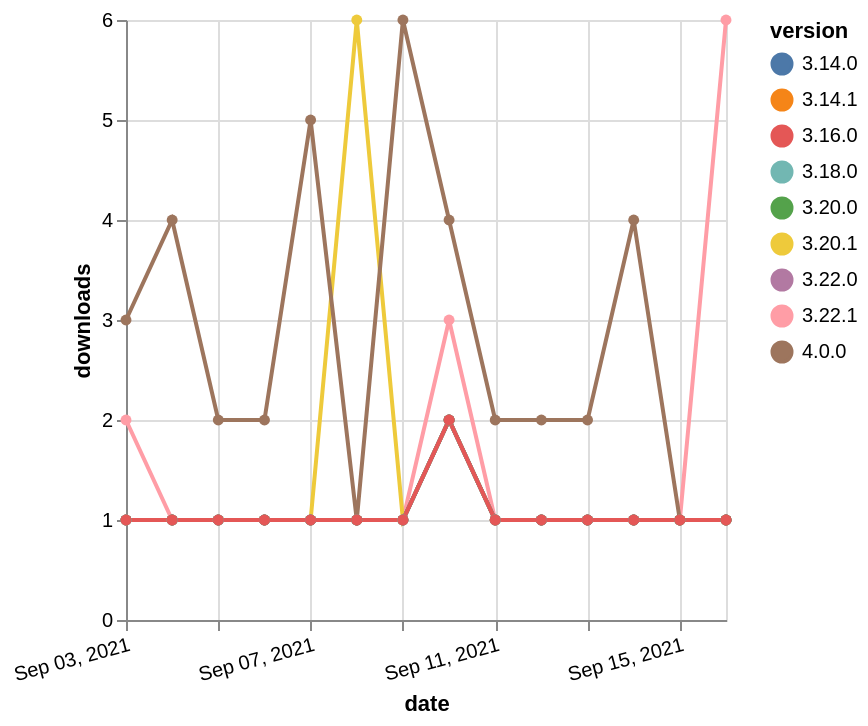

Source (Vega-Lite JSON):
### Vega-Lite specification from a JSON file in a GitHub repository (floating-point values rounded to 4 significant figures)
{"$schema": "https://vega.github.io/schema/vega-lite/v5.json", "description": "A simple bar chart with embedded data.", "data": {"values": [{"date": "2021-09-03", "total": 262, "delta": 1, "version": "3.14.1"}, {"date": "2021-09-04", "total": 263, "delta": 1, "version": "3.14.1"}, {"date": "2021-09-05", "total": 264, "delta": 1, "version": "3.14.1"}, {"date": "2021-09-06", "total": 265, "delta": 1, "version": "3.14.1"}, {"date": "2021-09-07", "total": 266, "delta": 1, "version": "3.14.1"}, {"date": "2021-09-08", "total": 267, "delta": 1, "version": "3.14.1"}, {"date": "2021-09-09", "total": 268, "delta": 1, "version": "3.14.1"}, {"date": "2021-09-10", "total": 270, "delta": 2, "version": "3.14.1"}, {"date": "2021-09-11", "total": 271, "delta": 1, "version": "3.14.1"}, {"date": "2021-09-12", "total": 272, "delta": 1, "version": "3.14.1"}, {"date": "2021-09-13", "total": 273, "delta": 1, "version": "3.14.1"}, {"date": "2021-09-14", "total": 274, "delta": 1, "version": "3.14.1"}, {"date": "2021-09-15", "total": 275, "delta": 1, "version": "3.14.1"}, {"date": "2021-09-16", "total": 276, "delta": 1, "version": "3.14.1"}, {"date": "2021-09-03", "total": 350, "delta": 2, "version": "3.22.1"}, {"date": "2021-09-04", "total": 351, "delta": 1, "version": "3.22.1"}, {"date": "2021-09-05", "total": 352, "delta": 1, "version": "3.22.1"}, {"date": "2021-09-06", "total": 353, "delta": 1, "version": "3.22.1"}, {"date": "2021-09-07", "total": 354, "delta": 1, "version": "3.22.1"}, {"date": "2021-09-08", "total": 355, "delta": 1, "version": "3.22.1"}, {"date": "2021-09-09", "total": 356, "delta": 1, "version": "3.22.1"}, {"date": "2021-09-10", "total": 359, "delta": 3, "version": "3.22.1"}, {"date": "2021-09-11", "total": 360, "delta": 1, "version": "3.22.1"}, {"date": "2021-09-12", "total": 361, "delta": 1, "version": "3.22.1"}, {"date": "2021-09-13", "total": 362, "delta": 1, "version": "3.22.1"}, {"date": "2021-09-14", "total": 363, "delta": 1, "version": "3.22.1"}, {"date": "2021-09-15", "total": 364, "delta": 1, "version": "3.22.1"}, {"date": "2021-09-16", "total": 370, "delta": 6, "version": "3.22.1"}, {"date": "2021-09-03", "total": 4512, "delta": 1, "version": "3.20.1"}, {"date": "2021-09-04", "total": 4513, "delta": 1, "version": "3.20.1"}, {"date": "2021-09-05", "total": 4514, "delta": 1, "version": "3.20.1"}, {"date": "2021-09-06", "total": 4515, "delta": 1, "version": "3.20.1"}, {"date": "2021-09-07", "total": 4516, "delta": 1, "version": "3.20.1"}, {"date": "2021-09-08", "total": 4522, "delta": 6, "version": "3.20.1"}, {"date": "2021-09-09", "total": 4523, "delta": 1, "version": "3.20.1"}, {"date": "2021-09-10", "total": 4525, "delta": 2, "version": "3.20.1"}, {"date": "2021-09-11", "total": 4526, "delta": 1, "version": "3.20.1"}, {"date": "2021-09-12", "total": 4527, "delta": 1, "version": "3.20.1"}, {"date": "2021-09-13", "total": 4528, "delta": 1, "version": "3.20.1"}, {"date": "2021-09-14", "total": 4529, "delta": 1, "version": "3.20.1"}, {"date": "2021-09-15", "total": 4530, "delta": 1, "version": "3.20.1"}, {"date": "2021-09-16", "total": 4531, "delta": 1, "version": "3.20.1"}, {"date": "2021-09-03", "total": 252, "delta": 1, "version": "3.14.0"}, {"date": "2021-09-04", "total": 253, "delta": 1, "version": "3.14.0"}, {"date": "2021-09-05", "total": 254, "delta": 1, "version": "3.14.0"}, {"date": "2021-09-06", "total": 255, "delta": 1, "version": "3.14.0"}, {"date": "2021-09-07", "total": 256, "delta": 1, "version": "3.14.0"}, {"date": "2021-09-08", "total": 257, "delta": 1, "version": "3.14.0"}, {"date": "2021-09-09", "total": 258, "delta": 1, "version": "3.14.0"}, {"date": "2021-09-10", "total": 260, "delta": 2, "version": "3.14.0"}, {"date": "2021-09-11", "total": 261, "delta": 1, "version": "3.14.0"}, {"date": "2021-09-12", "total": 262, "delta": 1, "version": "3.14.0"}, {"date": "2021-09-13", "total": 263, "delta": 1, "version": "3.14.0"}, {"date": "2021-09-14", "total": 264, "delta": 1, "version": "3.14.0"}, {"date": "2021-09-15", "total": 265, "delta": 1, "version": "3.14.0"}, {"date": "2021-09-16", "total": 266, "delta": 1, "version": "3.14.0"}, {"date": "2021-09-03", "total": 277, "delta": 1, "version": "3.18.0"}, {"date": "2021-09-04", "total": 278, "delta": 1, "version": "3.18.0"}, {"date": "2021-09-05", "total": 279, "delta": 1, "version": "3.18.0"}, {"date": "2021-09-06", "total": 280, "delta": 1, "version": "3.18.0"}, {"date": "2021-09-07", "total": 281, "delta": 1, "version": "3.18.0"}, {"date": "2021-09-08", "total": 282, "delta": 1, "version": "3.18.0"}, {"date": "2021-09-09", "total": 283, "delta": 1, "version": "3.18.0"}, {"date": "2021-09-10", "total": 285, "delta": 2, "version": "3.18.0"}, {"date": "2021-09-11", "total": 286, "delta": 1, "version": "3.18.0"}, {"date": "2021-09-12", "total": 287, "delta": 1, "version": "3.18.0"}, {"date": "2021-09-13", "total": 288, "delta": 1, "version": "3.18.0"}, {"date": "2021-09-14", "total": 289, "delta": 1, "version": "3.18.0"}, {"date": "2021-09-15", "total": 290, "delta": 1, "version": "3.18.0"}, {"date": "2021-09-16", "total": 291, "delta": 1, "version": "3.18.0"}, {"date": "2021-09-03", "total": 220, "delta": 1, "version": "3.20.0"}, {"date": "2021-09-04", "total": 221, "delta": 1, "version": "3.20.0"}, {"date": "2021-09-05", "total": 222, "delta": 1, "version": "3.20.0"}, {"date": "2021-09-06", "total": 223, "delta": 1, "version": "3.20.0"}, {"date": "2021-09-07", "total": 224, "delta": 1, "version": "3.20.0"}, {"date": "2021-09-08", "total": 225, "delta": 1, "version": "3.20.0"}, {"date": "2021-09-09", "total": 226, "delta": 1, "version": "3.20.0"}, {"date": "2021-09-10", "total": 228, "delta": 2, "version": "3.20.0"}, {"date": "2021-09-11", "total": 229, "delta": 1, "version": "3.20.0"}, {"date": "2021-09-12", "total": 230, "delta": 1, "version": "3.20.0"}, {"date": "2021-09-13", "total": 231, "delta": 1, "version": "3.20.0"}, {"date": "2021-09-14", "total": 232, "delta": 1, "version": "3.20.0"}, {"date": "2021-09-15", "total": 233, "delta": 1, "version": "3.20.0"}, {"date": "2021-09-16", "total": 234, "delta": 1, "version": "3.20.0"}, {"date": "2021-09-03", "total": 181, "delta": 1, "version": "3.22.0"}, {"date": "2021-09-04", "total": 182, "delta": 1, "version": "3.22.0"}, {"date": "2021-09-05", "total": 183, "delta": 1, "version": "3.22.0"}, {"date": "2021-09-06", "total": 184, "delta": 1, "version": "3.22.0"}, {"date": "2021-09-07", "total": 185, "delta": 1, "version": "3.22.0"}, {"date": "2021-09-08", "total": 186, "delta": 1, "version": "3.22.0"}, {"date": "2021-09-09", "total": 187, "delta": 1, "version": "3.22.0"}, {"date": "2021-09-10", "total": 189, "delta": 2, "version": "3.22.0"}, {"date": "2021-09-11", "total": 190, "delta": 1, "version": "3.22.0"}, {"date": "2021-09-12", "total": 191, "delta": 1, "version": "3.22.0"}, {"date": "2021-09-13", "total": 192, "delta": 1, "version": "3.22.0"}, {"date": "2021-09-14", "total": 193, "delta": 1, "version": "3.22.0"}, {"date": "2021-09-15", "total": 194, "delta": 1, "version": "3.22.0"}, {"date": "2021-09-16", "total": 195, "delta": 1, "version": "3.22.0"}, {"date": "2021-09-03", "total": 255, "delta": 3, "version": "4.0.0"}, {"date": "2021-09-04", "total": 259, "delta": 4, "version": "4.0.0"}, {"date": "2021-09-05", "total": 261, "delta": 2, "version": "4.0.0"}, {"date": "2021-09-06", "total": 263, "delta": 2, "version": "4.0.0"}, {"date": "2021-09-07", "total": 268, "delta": 5, "version": "4.0.0"}, {"date": "2021-09-08", "total": 269, "delta": 1, "version": "4.0.0"}, {"date": "2021-09-09", "total": 275, "delta": 6, "version": "4.0.0"}, {"date": "2021-09-10", "total": 279, "delta": 4, "version": "4.0.0"}, {"date": "2021-09-11", "total": 281, "delta": 2, "version": "4.0.0"}, {"date": "2021-09-12", "total": 283, "delta": 2, "version": "4.0.0"}, {"date": "2021-09-13", "total": 285, "delta": 2, "version": "4.0.0"}, {"date": "2021-09-14", "total": 289, "delta": 4, "version": "4.0.0"}, {"date": "2021-09-15", "total": 290, "delta": 1, "version": "4.0.0"}, {"date": "2021-09-16", "total": 291, "delta": 1, "version": "4.0.0"}, {"date": "2021-09-03", "total": 205, "delta": 1, "version": "3.16.0"}, {"date": "2021-09-04", "total": 206, "delta": 1, "version": "3.16.0"}, {"date": "2021-09-05", "total": 207, "delta": 1, "version": "3.16.0"}, {"date": "2021-09-06", "total": 208, "delta": 1, "version": "3.16.0"}, {"date": "2021-09-07", "total": 209, "delta": 1, "version": "3.16.0"}, {"date": "2021-09-08", "total": 210, "delta": 1, "version": "3.16.0"}, {"date": "2021-09-09", "total": 211, "delta": 1, "version": "3.16.0"}, {"date": "2021-09-10", "total": 213, "delta": 2, "version": "3.16.0"}, {"date": "2021-09-11", "total": 214, "delta": 1, "version": "3.16.0"}, {"date": "2021-09-12", "total": 215, "delta": 1, "version": "3.16.0"}, {"date": "2021-09-13", "total": 216, "delta": 1, "version": "3.16.0"}, {"date": "2021-09-14", "total": 217, "delta": 1, "version": "3.16.0"}, {"date": "2021-09-15", "total": 218, "delta": 1, "version": "3.16.0"}, {"date": "2021-09-16", "total": 219, "delta": 1, "version": "3.16.0"}]}, "width": "container", "mark": {"type": "line", "point": {"filled": true}}, "encoding": {"x": {"field": "date", "type": "temporal", "timeUnit": "yearmonthdate", "title": "date", "axis": {"labelAngle": -15}}, "y": {"field": "delta", "type": "quantitative", "title": "downloads"}, "color": {"field": "version", "type": "nominal"}, "tooltip": {"field": "delta"}}}
